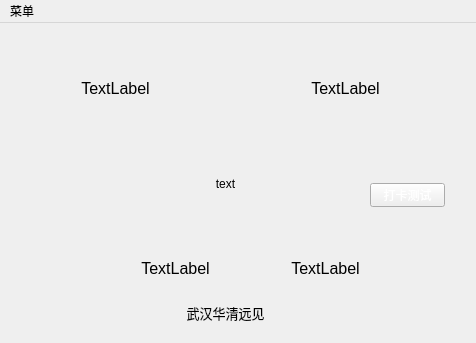
<?xml version="1.0" encoding="UTF-8"?>
<ui version="4.0">
 <class>showOneClass</class>
 <widget class="QMainWindow" name="showOneClass">
  <property name="geometry">
   <rect>
    <x>0</x>
    <y>0</y>
    <width>476</width>
    <height>343</height>
   </rect>
  </property>
  <property name="windowTitle">
   <string>showOne</string>
  </property>
  <property name="styleSheet">
   <string notr="true">background-image: url(:/img/back.jpeg);
</string>
  </property>
  <widget class="QWidget" name="centralWidget">
   <property name="styleSheet">
    <string notr="true">QPushButton:hover {
    background-color: yellow;
}

QPushButton:pressed {
    background-color: red;
}

QPushButton:hover:pressed {
    background-color: blue;
}


#pushButton{

 color: white;
}

QLabel{
color: black;
}

line{
background-color: transparent; 
border: none;
}
</string>
   </property>
   <widget class="QLabel" name="label">
    <property name="geometry">
     <rect>
      <x>80</x>
      <y>50</y>
      <width>71</width>
      <height>31</height>
     </rect>
    </property>
    <property name="font">
     <font>
      <pointsize>12</pointsize>
     </font>
    </property>
    <property name="styleSheet">
     <string notr="true"/>
    </property>
    <property name="text">
     <string>TextLabel</string>
    </property>
    <property name="alignment">
     <set>Qt::AlignCenter</set>
    </property>
   </widget>
   <widget class="QLabel" name="label_2">
    <property name="geometry">
     <rect>
      <x>300</x>
      <y>50</y>
      <width>91</width>
      <height>31</height>
     </rect>
    </property>
    <property name="font">
     <font>
      <pointsize>12</pointsize>
     </font>
    </property>
    <property name="styleSheet">
     <string notr="true"/>
    </property>
    <property name="text">
     <string>TextLabel</string>
    </property>
    <property name="alignment">
     <set>Qt::AlignCenter</set>
    </property>
   </widget>
   <widget class="QLabel" name="label_3">
    <property name="geometry">
     <rect>
      <x>110</x>
      <y>100</y>
      <width>231</width>
      <height>121</height>
     </rect>
    </property>
    <property name="styleSheet">
     <string notr="true"/>
    </property>
    <property name="text">
     <string>text</string>
    </property>
    <property name="alignment">
     <set>Qt::AlignCenter</set>
    </property>
   </widget>
   <widget class="QLabel" name="label_4">
    <property name="geometry">
     <rect>
      <x>90</x>
      <y>230</y>
      <width>171</width>
      <height>31</height>
     </rect>
    </property>
    <property name="font">
     <font>
      <pointsize>12</pointsize>
     </font>
    </property>
    <property name="styleSheet">
     <string notr="true"/>
    </property>
    <property name="text">
     <string>TextLabel</string>
    </property>
    <property name="alignment">
     <set>Qt::AlignCenter</set>
    </property>
   </widget>
   <widget class="QLabel" name="label_5">
    <property name="geometry">
     <rect>
      <x>270</x>
      <y>230</y>
      <width>111</width>
      <height>31</height>
     </rect>
    </property>
    <property name="font">
     <font>
      <pointsize>12</pointsize>
     </font>
    </property>
    <property name="styleSheet">
     <string notr="true"/>
    </property>
    <property name="text">
     <string>TextLabel</string>
    </property>
    <property name="alignment">
     <set>Qt::AlignCenter</set>
    </property>
   </widget>
   <widget class="QLabel" name="label_6">
    <property name="geometry">
     <rect>
      <x>140</x>
      <y>280</y>
      <width>171</width>
      <height>20</height>
     </rect>
    </property>
    <property name="font">
     <font>
      <pointsize>10</pointsize>
     </font>
    </property>
    <property name="text">
     <string>武汉华清远见</string>
    </property>
    <property name="alignment">
     <set>Qt::AlignCenter</set>
    </property>
   </widget>
   <widget class="QPushButton" name="pushButton">
    <property name="geometry">
     <rect>
      <x>370</x>
      <y>160</y>
      <width>75</width>
      <height>24</height>
     </rect>
    </property>
    <property name="styleSheet">
     <string notr="true"/>
    </property>
    <property name="text">
     <string>打卡测试</string>
    </property>
   </widget>
   <widget class="QLineEdit" name="lineEdit">
    <property name="geometry">
     <rect>
      <x>370</x>
      <y>130</y>
      <width>71</width>
      <height>20</height>
     </rect>
    </property>
    <property name="styleSheet">
     <string notr="true">#lineEdit{
background-color: transparent; 
border: none;
 color: white;
}</string>
    </property>
   </widget>
  </widget>
  <widget class="QMenuBar" name="menuBar">
   <property name="geometry">
    <rect>
     <x>0</x>
     <y>0</y>
     <width>476</width>
     <height>22</height>
    </rect>
   </property>
   <widget class="QMenu" name="menu">
    <property name="title">
     <string>菜单</string>
    </property>
    <addaction name="actionchaxun"/>
    <addaction name="actiondaochu"/>
   </widget>
   <addaction name="menu"/>
  </widget>
  <action name="actionchaxun">
   <property name="text">
    <string>记录查询</string>
   </property>
  </action>
  <action name="actiondaochu">
   <property name="text">
    <string>导出记录</string>
   </property>
  </action>
 </widget>
 <layoutdefault spacing="6" margin="11"/>
 <resources>
  <include location="Resource.qrc"/>
 </resources>
 <connections/>
</ui>
